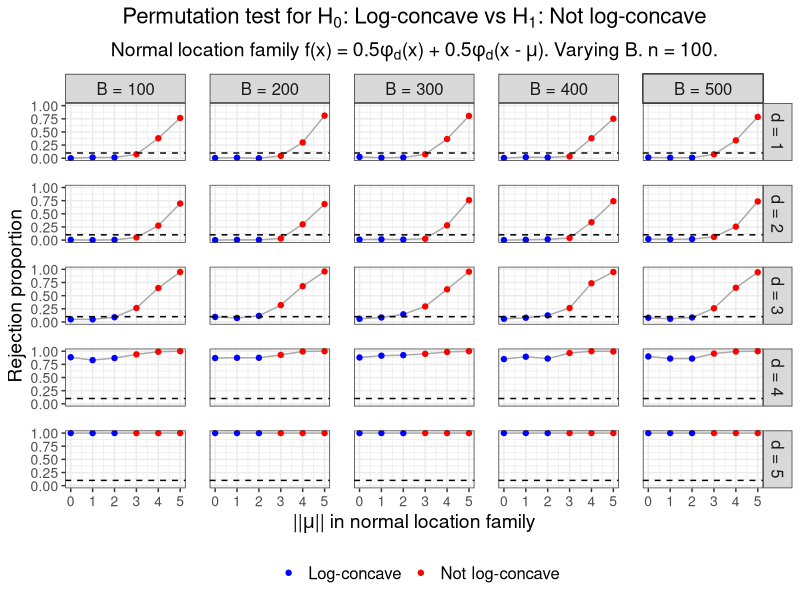

The R source for this figure:
# Create Figure 11 in appendix.
# Plot results from Cule et al. (2010) permutation test of
# H_0: log-concave versus H_1: not log-concave.
# Use two-component normal location model.

suppressMessages(library(data.table))
suppressMessages(library(tidyverse))

# Create theme
paper_theme <- theme_bw() +
  theme(plot.title = element_text(hjust = 0.5, size = 16),
        plot.subtitle = element_text(hjust = 0.5, size = 14),
        legend.title = element_text(size = 14),
        axis.title = element_text(size = 14),
        legend.text = element_text(size = 12),
        axis.text = element_text(size = 12),
        strip.text = element_text(size = 12),
        panel.spacing = unit(1.2, "lines"))

# Read in data
results <- fread("sim_data/fig11_perm_test.csv")

# Get rejection proportion at each (d, mu_norm) combination
reject_df <- results %>% 
  group_by(n_obs, d, mu_norm, B) %>% 
  dplyr::summarise(reject_prop = mean(reject),
                   sim_count = n())

# Check parameters
stopifnot(unique(results$equal_space_mu) == 0,
          unique(results$n_obs) == 100,
          sort(unique(results$mu_norm)) == 0:5,
          unique(reject_df$sim_count) == 200)

# Plot rejection proportions at varying numbers of shuffles (B), n = 100.
perm_test_reject_B_vary <- reject_df %>% 
  mutate(d = factor(d, levels = 1:5, 
                    labels = c("d = 1", "d = 2", "d = 3", "d = 4", "d = 5")),
         log_concave = 
           factor(mu_norm, levels = 0:5, 
                  labels = c("Log-concave", "Log-concave", "Log-concave", 
                             "Not log-concave", "Not log-concave", 
                             "Not log-concave")),
         B = factor(B, levels = c(100, 200, 300, 400, 500),
                    labels = c("B = 100", "B = 200", "B = 300", 
                               "B = 400", "B = 500"))) %>% 
  ggplot(aes(x = mu_norm, y = reject_prop, col = log_concave)) +
  facet_grid(d ~ B) +
  geom_line(color = "darkgrey") +
  geom_point() +
  geom_hline(yintercept = 0.10, lty = "dashed") +
  labs(x = expression("||"*mu*"|| in normal location family"), 
       y = "Rejection proportion",
       col = "",
       title = expression("Permutation test for H"[0]*
                            ": Log-concave vs H"[1]*": Not log-concave"),
       subtitle = expression("Normal location family f(x) = 0.5"*phi[d]*"(x)"~
                               "+ 0.5"*phi[d]*"(x -"~mu*"). Varying B. n = 100.")) +
  scale_color_manual(values = c("blue", "red")) +
  paper_theme +
  theme(legend.position = "bottom",
        axis.text = element_text(size = 10))

#####################
##### Save plot #####
#####################

ggsave(plot = perm_test_reject_B_vary,
       filename = "sim_plots/figure_11.pdf",
       width = 8, height = 7)
